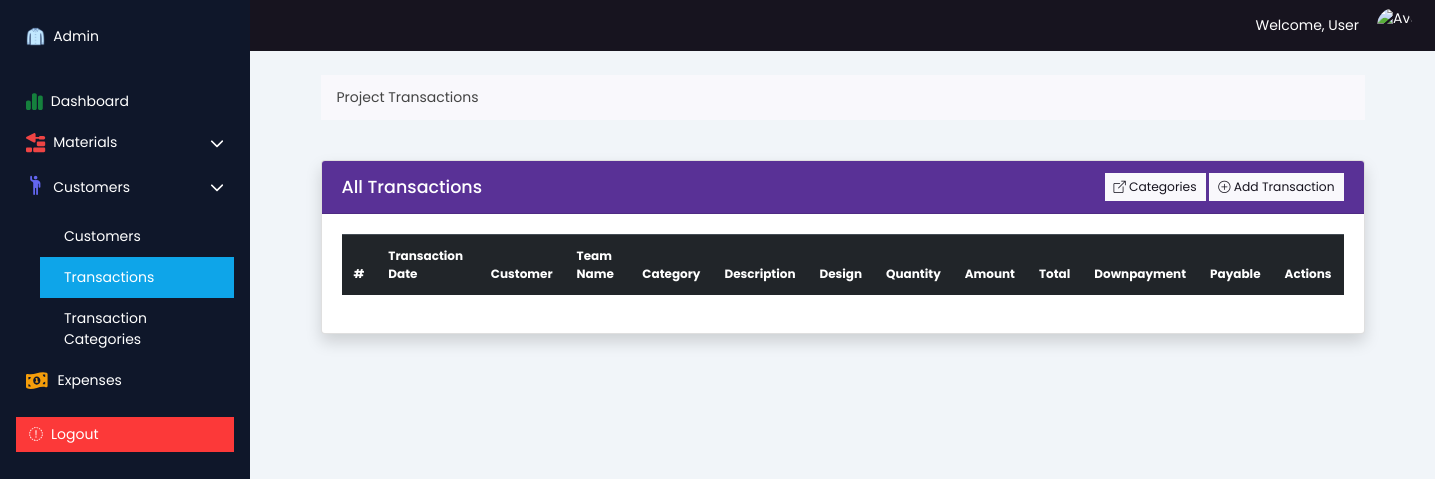
Page /admin/all_transactions.php on the earlier database version.
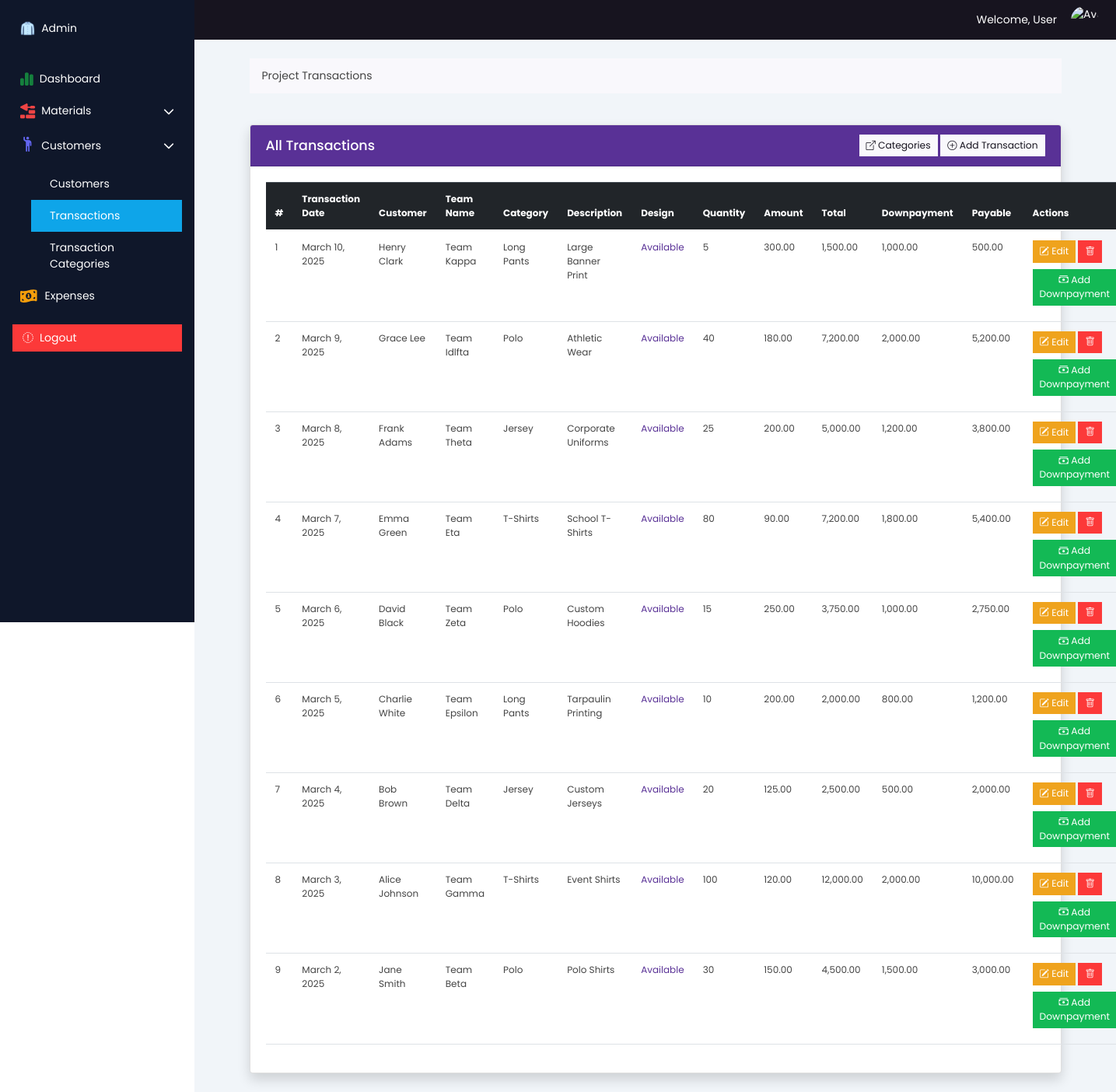
Same page on the later database version.
### tables this page shows
CREATE TABLE `project_transactions` (
  `project_transaction_id` int(11) NOT NULL,
  `transaction_date` date NOT NULL DEFAULT current_timestamp(),
  `customer_id` int(11) NOT NULL,
  `team_name` varchar(100) NOT NULL,
  `category_id` int(11) NOT NULL,
  `description` varchar(100) DEFAULT NULL,
  `design_file` varchar(255) DEFAULT NULL,
  `quantity` int(11) NOT NULL,
  `amount` decimal(10,2) NOT NULL,
  `downpayment` decimal(10,2) NOT NULL DEFAULT 0.00,
  `total` decimal(10,2) NOT NULL,
  `payable` decimal(10,2) NOT NULL,
  `created_at` timestamp NOT NULL DEFAULT current_timestamp(),
  `updated_at` timestamp NOT NULL DEFAULT current_timestamp()
);

CREATE TABLE `customers` (
  `customer_id` int(11) NOT NULL,
  `name` varchar(255) NOT NULL,
  `phone` varchar(50) DEFAULT NULL,
  `address` text DEFAULT NULL,
  `created_at` timestamp NOT NULL DEFAULT current_timestamp(),
  `updated_at` timestamp NOT NULL DEFAULT current_timestamp()
);

CREATE TABLE `transaction_categories` (
  `category_id` int(11) NOT NULL,
  `category_name` varchar(100) NOT NULL
);

### models/admin_transactions.php (called while the page is built, shortened)
<?php
function getAllTransactions($conn)
{
    $transactions = [];
    $sql = "SELECT pt.*, c.name AS customer_name, tc.category_name
            FROM project_transactions pt
            JOIN customers c ON pt.customer_id = c.customer_id
            JOIN transaction_categories tc ON pt.category_id = tc.category_id
            ORDER BY pt.transaction_date DESC";
    if ($result = $conn->query($sql)) {
        while ($row = $result->fetch_assoc()) {
            $transactions[] = $row;
        }
    } else {
        echo "Error: " . $conn->error;
    }
    return $transactions;
}

### admin/all_transactions.php (the view, shortened to what the changed rows need)
<?php
require '../inc/database.php';
require '../models/admin_transactions.php';
$transactions = getAllTransactions($conn);
?>
<!DOCTYPE html>
<html lang="en">
<head>
    <?php require '../inc/head.php'; ?>
    <link rel="stylesheet" href="../public/css/main.css">
</head>
<body class="poppins-regular">
    <div class="flex-grow-1 bg-slate-100">
        <div class="container mt-4 px-5">
            <div class="row mb-4">
                <div class="col-md-12">
                    <div class="card shadow">
                        <div class="card-body">
                            <table id="transactionsTable" class="table text-xs">
                                <thead class="table-dark">
                                    <tr>
                                        <th>#</th>
                                        <th>Transaction Date</th>
                                        <th>Customer</th>
                                        <th>Team Name</th>
                                        <th>Category</th>
                                        <th>Description</th>
                                        <th>Design</th>
                                        <th>Quantity</th>
                                        <th>Amount</th>
                                        <th>Total</th>
                                        <th>Downpayment</th>
                                        <th>Payable</th>
                                        <th>Actions</th>
                                    </tr>
                                </thead>
                                <tbody>
                                    <?php if (!empty($transactions)) : ?>
                                        <?php foreach ($transactions as $index => $transaction) : ?>
                                            <tr>
                                                <td><?= $index + 1 ?></td>
                                                <td><?= htmlspecialchars(date('F j, Y', strtotime($transaction['transaction_date']))) ?></td>
                                                <td><?= htmlspecialchars($transaction['customer_name']) ?></td>
                                                <td><?= htmlspecialchars($transaction['team_name']) ?></td>
                                                <td><?= htmlspecialchars($transaction['category_name']) ?></td>
                                                <td><?= htmlspecialchars($transaction['description']) ?></td>
                                                <td>
                                                    <?php if (isset($transaction['design_file']) && !empty($transaction['design_file'])): ?>
                                                        <span class="design-hoverable"
                                                            data-bs-toggle="popover"
                                                            data-bs-trigger="hover focus"
                                                            data-bs-html="true"
                                                            data-bs-content="<img src='<?= htmlspecialchars($transaction['design_file']) ?>' width='1000px' class='img-fluid'>">
                                                            <a href="">Available</a>
                                                        </span>
                                                    <?php else: ?>
                                                        <span class="text-muted">Unavailable</span>
                                                    <?php endif; ?>
                                                </td>
                                                <td><?= htmlspecialchars($transaction['quantity']) ?></td>
                                                <td><?= number_format($transaction['amount'], 2) ?></td>
                                                <td><?= number_format($transaction['total'], 2) ?></td>
                                                <td><?= number_format($transaction['downpayment'], 2) ?></td>
                                                <td><?= number_format($transaction['payable'], 2) ?></td>
                                                <td>
                                                    <button class="btn btn-warning btn-sm mb-2" data-bs-toggle="modal" data-bs-target="#editTransactionModal<?= $transaction['project_transaction_id'] ?>">
                                                        <i class="bi bi-pencil-square"></i> Edit
                                                    </button>
                                                    <form action="../controllers/admin_delete_transaction.php" method="POST" style="display:inline;">
                                                        <button type="submit" class="btn btn-danger btn-sm mb-2" onclick="return confirm('Are you sure you want to delete this transaction?');">
                                                            <i class="bi bi-trash"></i>
                                                        </button>
                                                    </form>
                                                    <button class="btn btn-success btn-sm mb-2" data-bs-toggle="modal" data-bs-target="#addDownpaymentModal<?= $transaction['project_transaction_id'] ?>">
                                                        <i class="bi bi-cash-stack"></i> Add Downpayment
                                                    </button>
                                                </td>
                                            </tr>
                                        <?php endforeach; ?>
                                    <?php else : ?>
                                    <?php endif; ?>
                                </tbody>
                            </table>
                        </div>
                    </div>
                </div>
            </div>
        </div>
    </div>
</body>
</html>

Differences in the rows shown:
added project_transactions: transaction_date "March 10, 2025", customer.name "Henry Clark", team_name "Team Kappa", category.category_name "Long Pants", description "Large Banner Print", quantity "5", amount "300.00", total "1,500.00", downpayment "1,000.00", payable "500.00"
added project_transactions: transaction_date "March 9, 2025", customer.name "Grace Lee", team_name "Team Idlfta", category.category_name "Polo", description "Athletic Wear", quantity "40", amount "180.00", total "7,200.00", downpayment "2,000.00", payable "5,200.00"
added project_transactions: transaction_date "March 8, 2025", customer.name "Frank Adams", team_name "Team Theta", category.category_name "Jersey", description "Corporate Uniforms", quantity "25", amount "200.00", total "5,000.00", downpayment "1,200.00", payable "3,800.00"
added project_transactions: transaction_date "March 7, 2025", customer.name "Emma Green", team_name "Team Eta", category.category_name "T-Shirts", description "School T-Shirts", quantity "80", amount "90.00", total "7,200.00", downpayment "1,800.00", payable "5,400.00"
added project_transactions: transaction_date "March 6, 2025", customer.name "David Black", team_name "Team Zeta", category.category_name "Polo", description "Custom Hoodies", quantity "15", amount "250.00", total "3,750.00", downpayment "1,000.00", payable "2,750.00"
added project_transactions: transaction_date "March 5, 2025", customer.name "Charlie White", team_name "Team Epsilon", category.category_name "Long Pants", description "Tarpaulin Printing", quantity "10", amount "200.00", total "2,000.00", downpayment "800.00", payable "1,200.00"
added project_transactions: transaction_date "March 4, 2025", customer.name "Bob Brown", team_name "Team Delta", category.category_name "Jersey", description "Custom Jerseys", quantity "20", amount "125.00", total "2,500.00", downpayment "500.00", payable "2,000.00"
added project_transactions: transaction_date "March 3, 2025", customer.name "Alice Johnson", team_name "Team Gamma", category.category_name "T-Shirts", description "Event Shirts", quantity "100", amount "120.00", total "12,000.00", downpayment "2,000.00", payable "10,000.00"
added project_transactions: transaction_date "March 2, 2025", customer.name "Jane Smith", team_name "Team Beta", category.category_name "Polo", description "Polo Shirts", quantity "30", amount "150.00", total "4,500.00", downpayment "1,500.00", payable "3,000.00"
